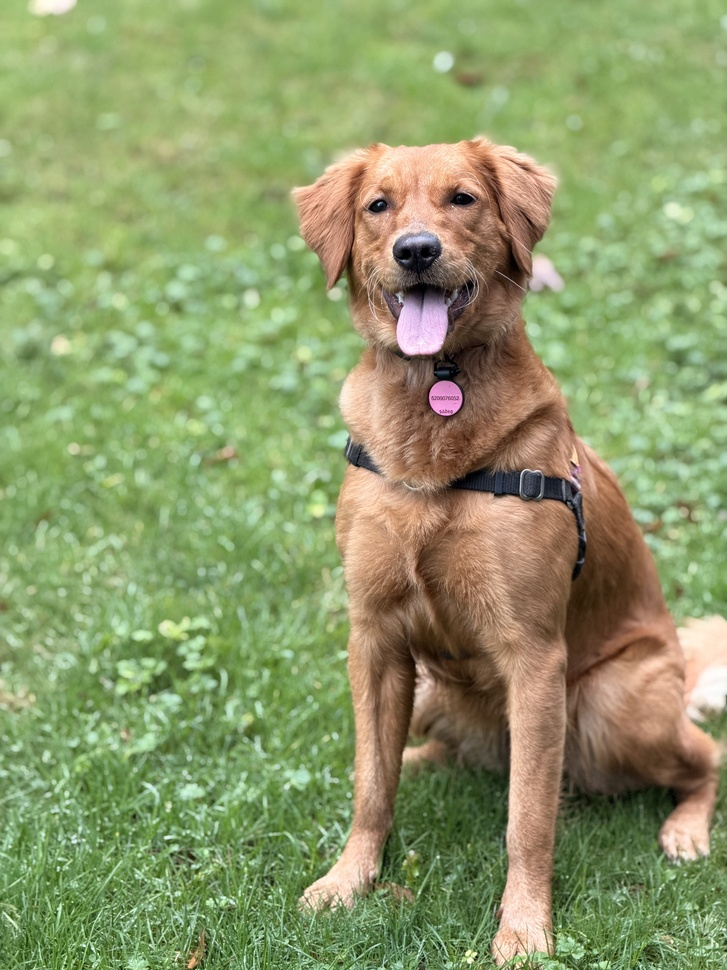
#> input picture .agents/skills/last30days/assets/dog-original.jpeg, 727 x 970 px, shrunk from 4284 x 5712 before the run
$ python -i edge_perfection.py   (imports and definitions only)   (older library calls are emulated)
#> lines starting #> are read from the running program, lines starting #| are printed output that depends on the picture
#> further down, picture is the input picture: shape (970, 727, 3); mean B, G, R 105.4, 153.7, 141.6
"""
Edge Perfection Module - Photoshop RIP-level quality
Advanced edge processing for professional print output
"""

import cv2
import numpy as np
from typing import Tuple, Optional
import logging

logger = logging.getLogger(__name__)


class EdgePerfectionProcessor:
    """Professional edge processing for RIP-quality output"""

    def __init__(self, dpi: int = 300):
        self.dpi = dpi
        # Calculate minimum printable line width (0.1mm industry standard)
        self.min_line_width_px = max(1, int(dpi * 0.1 / 25.4))

    def enhance_edges_for_vectorization(self, image: np.ndarray,
                                    image_class: str = "auto") -> np.ndarray:
        """
        Enhance edges to Photoshop RIP quality before vectorization

        This combines multiple professional techniques:
        1. Adaptive contrast enhancement
        2. Multi-scale edge detection
        3. Morphological optimization
        4. Anti-aliasing control
        """
#> called with image_class = 'auto'

        logger.info(f"Enhancing edges for {image_class} at {self.dpi} DPI")

        # Convert to grayscale if needed
        if len(image.shape) == 3:
            gray = cv2.cvtColor(image, cv2.COLOR_BGR2GRAY)
        else:
            gray = image.copy()

        # Step 1: Adaptive contrast enhancement
        enhanced = self._adaptive_contrast_enhancement(gray, image_class)

        # Step 2: Multi-scale edge detection
        edges = self._multiscale_edge_detection(enhanced, image_class)

        # Step 3: Morphological optimization
        optimized = self._morphological_optimization(edges, image_class)

        # Step 4: Final edge refinement
        final_edges = self._edge_refinement(optimized, image_class)

        logger.info("Edge enhancement completed")
        return final_edges

    def _adaptive_contrast_enhancement(self, gray: np.ndarray,
                                   image_class: str) -> np.ndarray:
        """Adaptive contrast enhancement based on image type"""
#> called with image_class = 'auto'

        if image_class == "text_logo":
            # Strong contrast for sharp text
            clahe = cv2.createCLAHE(clipLimit=3.0, tileGridSize=(8, 8))
            enhanced = clahe.apply(gray)

            # Additional local contrast
            kernel = cv2.getStructuringElement(cv2.MORPH_ELLIPSE, (3, 3))
            local_contrast = cv2.morphologyEx(enhanced, cv2.MORPH_TOPHAT, kernel)
            enhanced = cv2.add(enhanced, local_contrast)

        elif image_class == "artwork":
            # Moderate contrast for artwork
            clahe = cv2.createCLAHE(clipLimit=2.0, tileGridSize=(16, 16))
            enhanced = clahe.apply(gray)

        else:  # photo or auto
            # Gentle contrast for photos
            clahe = cv2.createCLAHE(clipLimit=1.5, tileGridSize=(32, 32))
            enhanced = clahe.apply(gray)
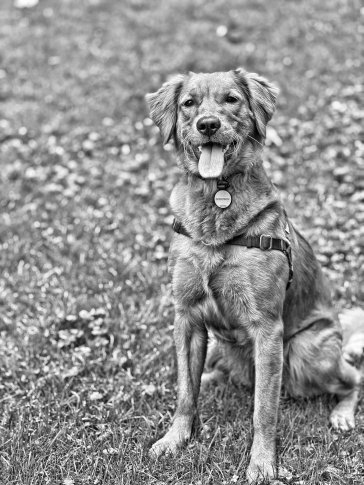
#> enhanced: shape (970, 727) (shown at 1/2 size); min 1, max 255, mean 145.2

        return enhanced

    def _multiscale_edge_detection(self, enhanced: np.ndarray,
                                image_class: str) -> np.ndarray:
        """Multi-scale edge detection for optimal edge capture"""
#> called with image_class = 'auto'

        edges_list = []

        # Multiple scales for different edge sizes
        scales = [1, 2, 4] if image_class == "text_logo" else [1, 2]

        for scale in scales:
            # Gaussian blur at this scale
            ksize = scale * 2 + 1
            blurred = cv2.GaussianBlur(enhanced, (ksize, ksize), scale)

            # Canny edge detection with adaptive thresholds
            median_val = np.median(blurred)
            lower = int(max(0, 0.7 * median_val))
            upper = int(min(255, 1.3 * median_val))

            edges = cv2.Canny(blurred, lower, upper)
            edges_list.append(edges)
#> this loop made 2 passes
#> (median_val, lower, upper) on passes 1 to 2: (149, 104, 193), (149, 104, 193)
#> pass 1, in _multiscale_edge_detection, `edges = cv2.Canny(blurred, lower, upper)`:
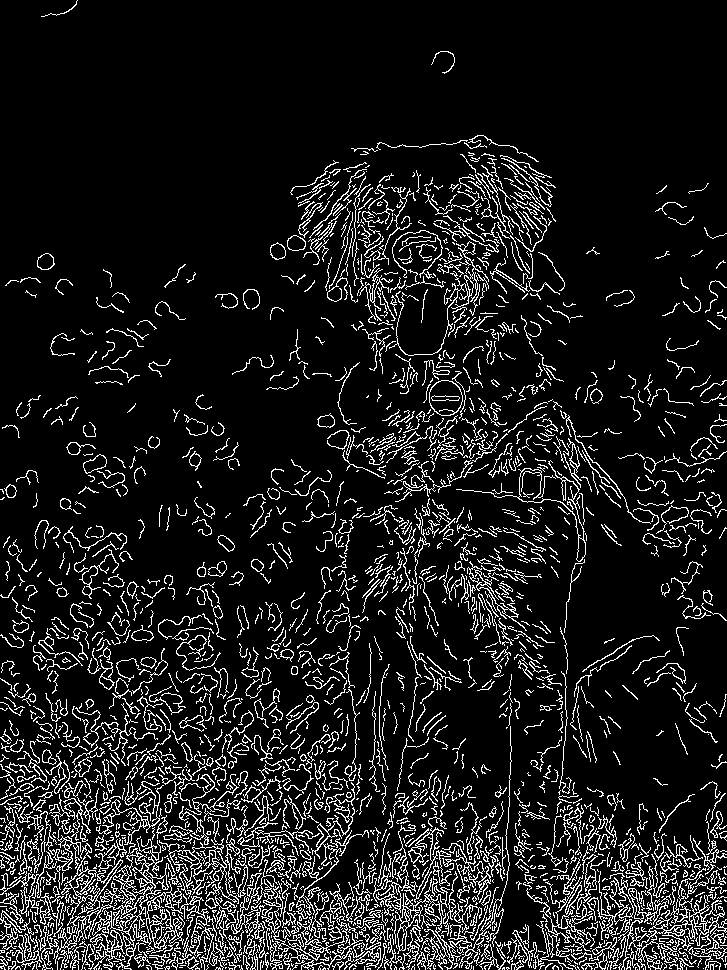
#> edges: shape (970, 727); 10.7% white in thin lines or dots
#> pass 2, in _multiscale_edge_detection, `edges = cv2.Canny(blurred, lower, upper)`:
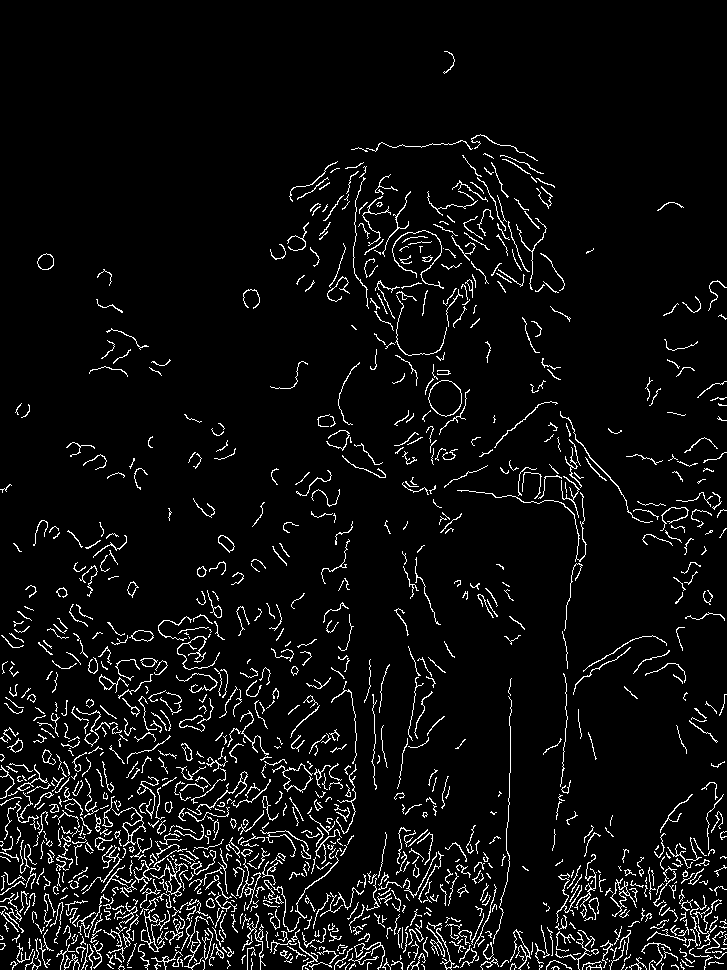
#> edges: shape (970, 727); 5.5% white in thin lines or dots
#> after the loop, edges_list = 2 items

        # Combine edges from all scales
        if len(edges_list) > 1:
            combined_edges = np.zeros_like(edges_list[0])
            for edges in edges_list:
                combined_edges = cv2.bitwise_or(combined_edges, edges)
#> this loop made 2 passes
        else:
            combined_edges = edges_list[0]

        return combined_edges

    def _morphological_optimization(self, edges: np.ndarray,
                                image_class: str) -> np.ndarray:
        """Morphological operations to optimize edge quality"""
#> called with image_class = 'auto'

        if image_class == "text_logo":
            # Aggressive cleanup for sharp text
            # Remove small noise
            kernel_small = cv2.getStructuringElement(cv2.MORPH_ELLIPSE, (2, 2))
            cleaned = cv2.morphologyEx(edges, cv2.MORPH_OPEN, kernel_small)

            # Connect close edges
            kernel_connect = cv2.getStructuringElement(cv2.MORPH_ELLIPSE, (3, 3))
            connected = cv2.morphologyEx(cleaned, cv2.MORPH_CLOSE, kernel_connect)

            # Thinning for precise edges
            thinned = cv2.ximgproc.thinning(connected)

        elif image_class == "artwork":
            # Moderate optimization for artwork
            kernel = cv2.getStructuringElement(cv2.MORPH_ELLIPSE, (3, 3))
            cleaned = cv2.morphologyEx(edges, cv2.MORPH_CLOSE, kernel)
            thinned = cv2.ximgproc.thinning(cleaned)

        else:  # photo or auto
            # Gentle optimization for photos
            kernel = cv2.getStructuringElement(cv2.MORPH_ELLIPSE, (2, 2))
            cleaned = cv2.morphologyEx(edges, cv2.MORPH_OPEN, kernel)
#> cleaned: shape (970, 727); 6.6% white in thin lines or dots
            thinned = cleaned

        return thinned

    def _edge_refinement(self, edges: np.ndarray,
                       image_class: str) -> np.ndarray:
        """Final edge refinement for vectorization"""
#> called with image_class = 'auto'

        # Ensure minimum line width
        if self.min_line_width_px > 1:
            kernel = cv2.getStructuringElement(cv2.MORPH_ELLIPSE,
                                           (self.min_line_width_px, self.min_line_width_px))
            edges = cv2.morphologyEx(edges, cv2.MORPH_DILATE, kernel)

        # Remove isolated pixels (noise)
        kernel_noise = cv2.getStructuringElement(cv2.MORPH_ELLIPSE, (3, 3))
        connectivity = 8
        num_labels, labels, stats, centroids = cv2.connectedComponentsWithStats(edges, connectivity, cv2.CV_32S)
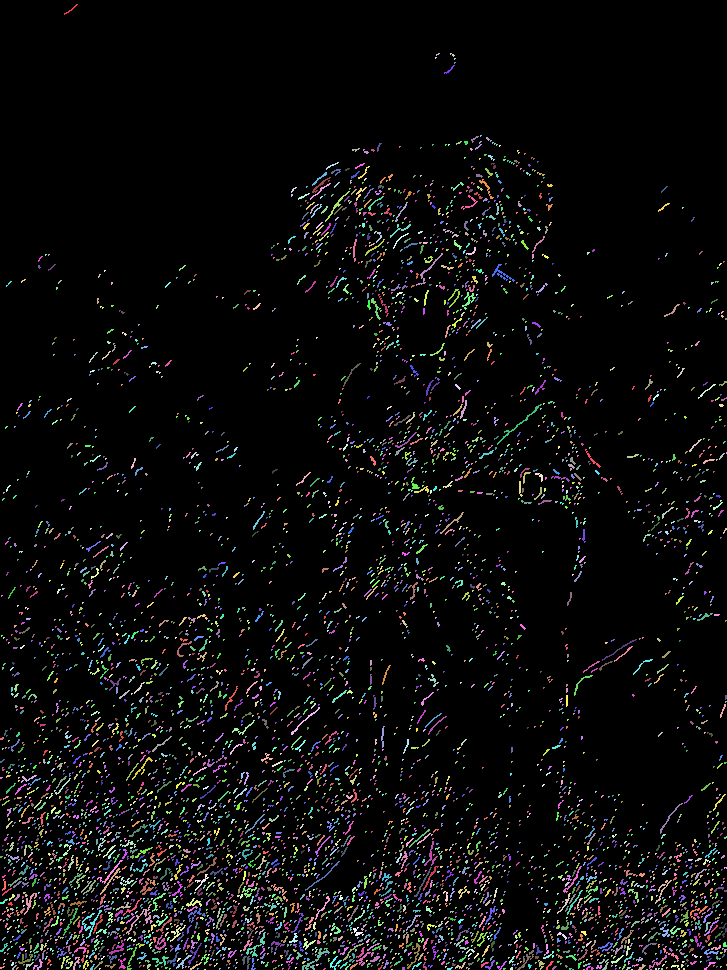
#> labels: shape (970, 727) int32; 5184 distinct labels, from 0 to 5183; one colour per label, 0 black
#> num_labels = 5184; centroids = 5184 pairs, first value 0.333 to 726, second value 9.12 to 969

        # Remove small components (noise)
        min_area = 5  # Minimum area in pixels
        cleaned_edges = np.zeros_like(edges)

        for i in range(1, num_labels):  # Skip background (0)
            if stats[i, cv2.CC_STAT_AREA] >= min_area:
                cleaned_edges[labels == i] = 255
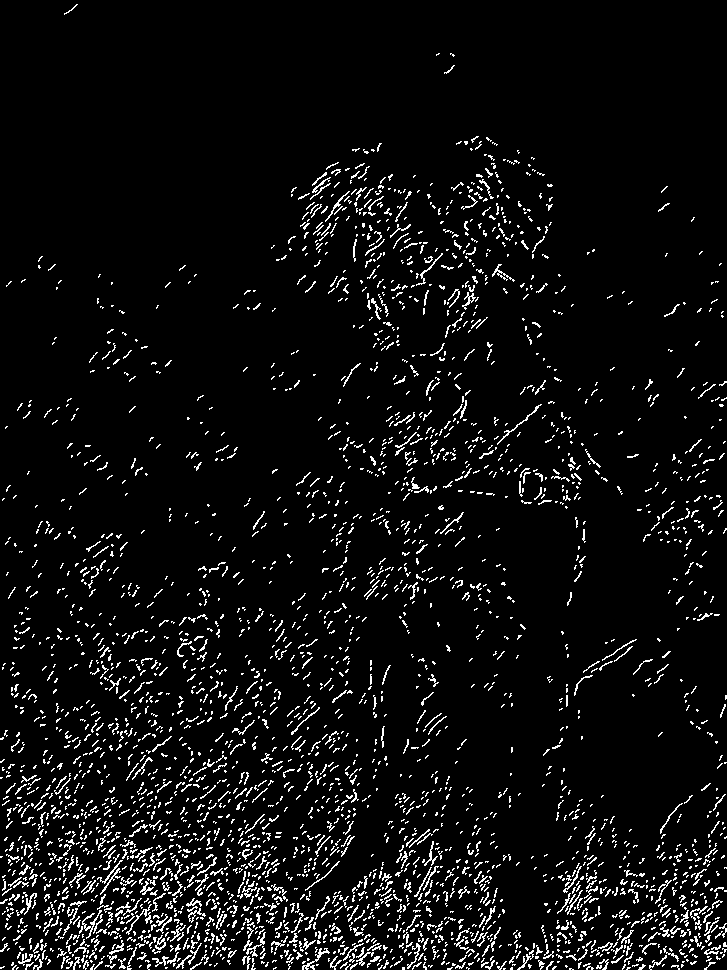
#> cleaned_edges: shape (970, 727); 5.7% white in thin lines or dots

        return cleaned_edges

    # [105 lines left out: functions optimize_for_halftone, validate_edge_quality, _calculate_quality_score, enhance_image_for_vectorization, optimize_for_halftone_generation, not called in this run]

>>> import cv2
>>> picture = cv2.imread('../../.agents/skills/last30days/assets/dog-original.jpeg')
>>> result = EdgePerfectionProcessor().enhance_edges_for_vectorization(picture)

$ run again, on .agents/skills/last30days/assets/aging-portrait.jpeg
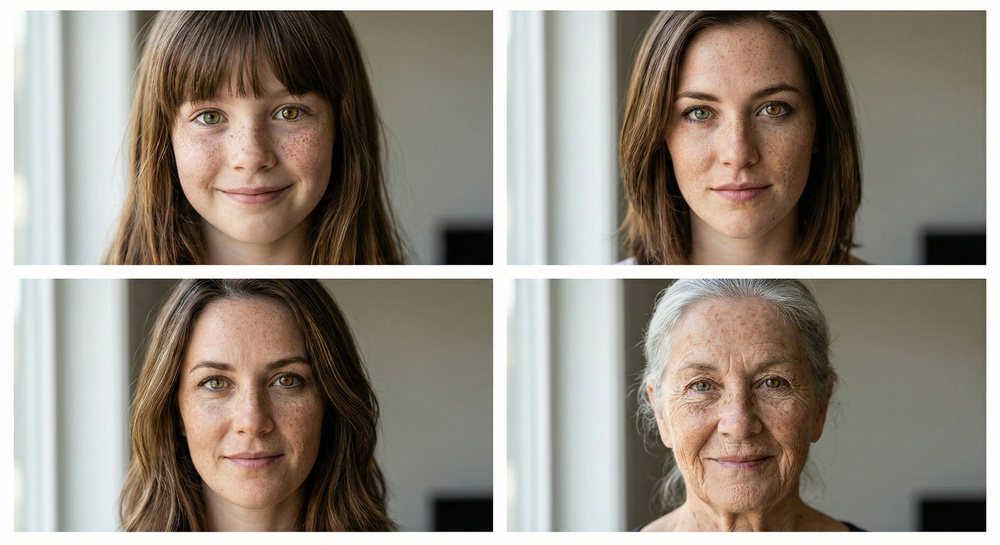
#> input picture .agents/skills/last30days/assets/aging-portrait.jpeg, 1000 x 545 px, shrunk from 2816 x 1536 before the run
#> picture is the input picture: shape (545, 1000, 3); mean B, G, R 128, 139, 147.7
#> the loop in _multiscale_edge_detection, `for scale in scales:` made 2 passes
#> (median_val, lower, upper) on passes 1 to 2: (138, 96, 179), (138, 96, 179)
#> pass 1, in _multiscale_edge_detection, `edges = cv2.Canny(blurred, lower, upper)`:
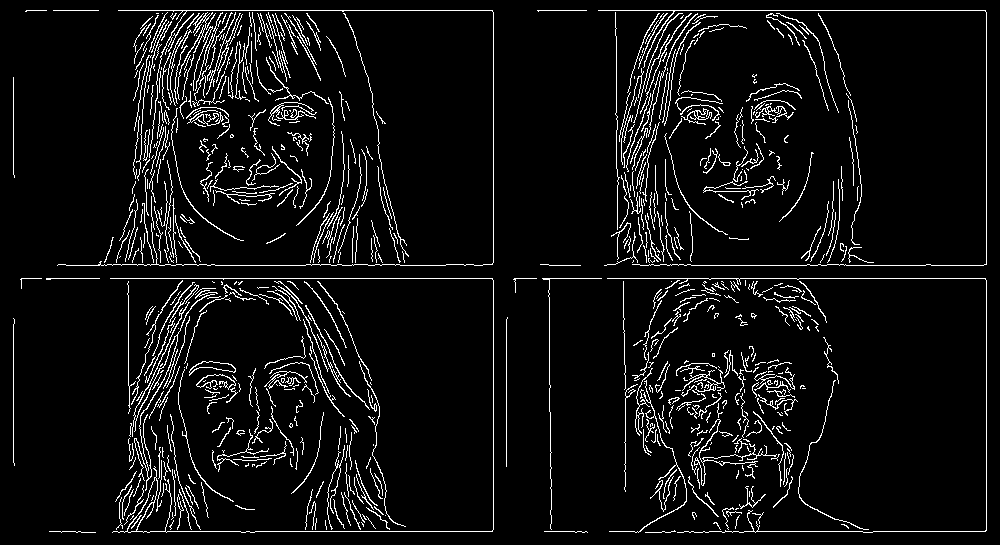
#> edges: shape (545, 1000); 6.2% white in thin lines or dots
#> after the loop in _multiscale_edge_detection, `for scale in scales:`: edges_list = 2 items
#> the loop in _multiscale_edge_detection, `for edges in edges_list:` made 2 passes
#> cleaned: shape (545, 1000); 3.3% white in thin lines or dots
#> labels: shape (545, 1000) int32; 1814 distinct labels, from 0 to 1813
#> num_labels = 1814; stats = 1814 rows, first 6: [0, 0, 1000, 545, 527222], [26, 11, 2, 2, 3], [56, 11, 7, 2, 13], [128, 11, 2, 2, 3], [162, 11, 3, 2, 5], [167, 10, 6, 4, 11]; centroids = 1814 pairs, first value 21.33 to 986, second value 10.33 to 532.4
#> after the loop in _edge_refinement, `for i in range(1, num_labels):`:
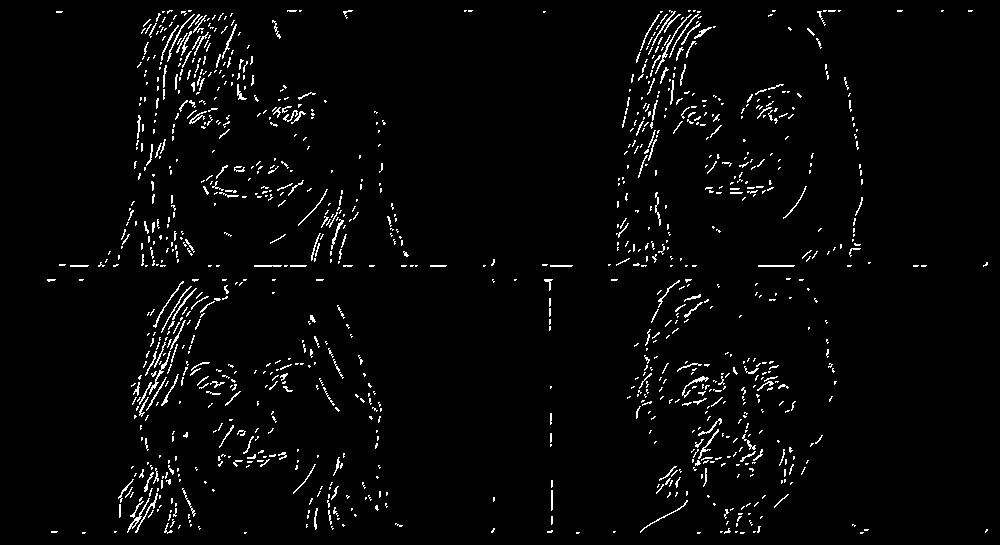
#> cleaned_edges: shape (545, 1000); 2.8% white in thin lines or dots
